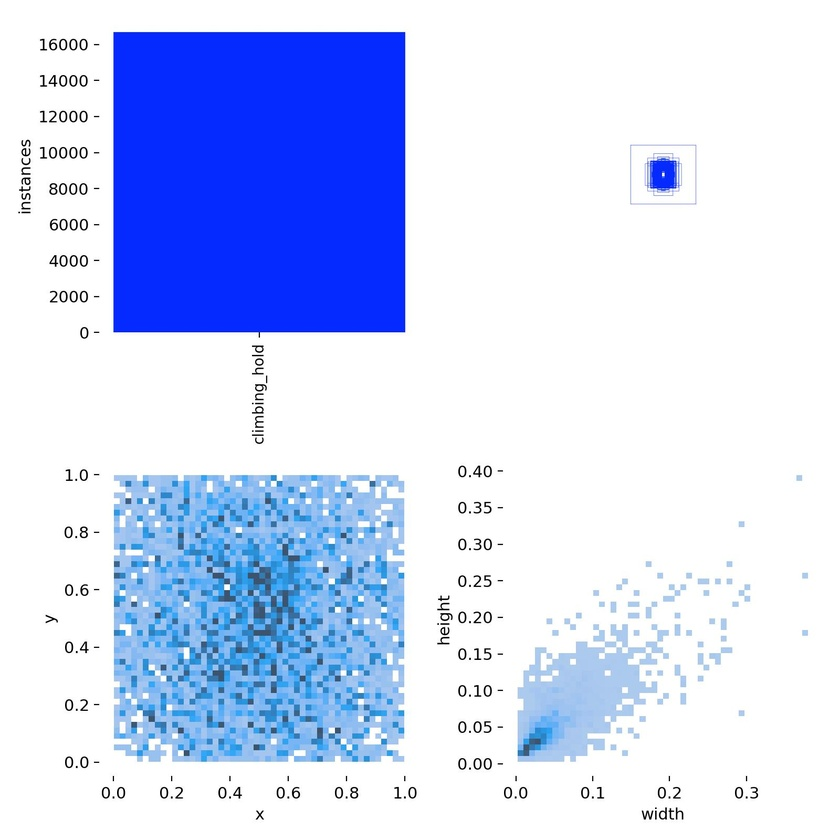
#> input picture Climbing_holds_model/climbing_holds/labels.jpg, 840 x 840 px, shrunk from 1600 x 1600 before the run
$ python path_finder.py ../Climbing_holds_model/climbing_holds/labels.jpg
#> lines starting #> are read from the running program, lines starting #| are printed output that depends on the picture
import os
import cv2
import numpy as np
import matplotlib.pyplot as plt
import matplotlib.patches as mpatches
import networkx as nx
from sklearn.cluster import DBSCAN
from random import randint
from matplotlib.widgets import Slider, Button, TextBox

def load_image_and_boxes(image_path):
    """charge l'image et les boîtes de prise"""
    img = cv2.imread(image_path)
#> img is the input picture: shape (840, 840, 3); mean B, G, R 249.4, 216, 204.1
    img = cv2.cvtColor(img, cv2.COLOR_BGR2RGB)
    height, width, _ = img.shape
#> height = 840; width = 840

    # chercher le fichier d'étiquettes correspondant
    labels_path = image_path.replace('images', 'labels').replace('.jpg', '.txt')

    boxes = []
    if os.path.exists(labels_path):
        with open(labels_path, 'r') as f:
            for line in f:
                parts = line.strip().split()
                class_id = int(parts[0])

                # format YOLO: x_center, y_center, w, h (normalisé)
                x_center, y_center, w, h = map(float, parts[1:5])

                # conversion en coordonnées absolues
                x1 = int((x_center - w/2) * width)
                y1 = int((y_center - h/2) * height)
                x2 = int((x_center + w/2) * width)
                y2 = int((y_center + h/2) * height)

                boxes.append((class_id, x1, y1, x2, y2))

    return img, boxes, height, width

def display_numbered_boxes(img, boxes):
    """affiche les boîtes numérotées pour permettre la sélection"""
    display_img = img.copy()

    # dessiner toutes les boîtes en rouge
    for i, (class_id, x1, y1, x2, y2) in enumerate(boxes):
        # dessiner la boîte
        cv2.rectangle(display_img, (x1, y1), (x2, y2), (255, 0, 0), 2)

        # calculer le centre pour le texte
        center_x = int((x1 + x2) / 2)
        center_y = int((y1 + y2) / 2)

        # ajouter le numéro (index + 1 pour commencer à 1)
        cv2.putText(display_img, str(i), (center_x, center_y),
                   cv2.FONT_HERSHEY_SIMPLEX, 0.7, (255, 255, 255), 2)

    return display_img

# [171 lines left out: functions cluster_boxes, draw_clustered_boxes, find_path, draw_path, not called in this run]

def main(image_path):
    # valeurs par défaut
    eps = 118
    max_reach = 120
    max_limb_separation = 200

    # charger l'image et les boîtes
    img, boxes, height, width = load_image_and_boxes(image_path)
#> boxes = []; height = 840; width = 840

    # afficher les boîtes numérotées pour la sélection
    numbered_img = display_numbered_boxes(img, boxes)

    fig, ax = plt.subplots(figsize=(10, 8))
    plt.subplots_adjust(left=0.1, bottom=0.3)
    ax_img = ax.imshow(numbered_img)
    ax.set_title('Sélectionnez les indices de départ et d\'arrivée')
    ax.axis('off')

    # créer des zones de texte pour les entrées
    ax_foot = plt.axes([0.25, 0.15, 0.1, 0.05])
    foot_box = TextBox(ax_foot, 'Pied départ:', initial='0')

    ax_hand = plt.axes([0.25, 0.08, 0.1, 0.05])
    hand_box = TextBox(ax_hand, 'Main départ:', initial='0')

    ax_finish = plt.axes([0.25, 0.01, 0.1, 0.05])
    finish_box = TextBox(ax_finish, 'Arrivée:', initial='0')

    # paramètres ajustables
    ax_eps = plt.axes([0.5, 0.15, 0.3, 0.03])
    eps_slider = Slider(ax_eps, 'EPS', 50, 300, valinit=eps)

    ax_reach = plt.axes([0.5, 0.10, 0.3, 0.03])
    reach_slider = Slider(ax_reach, 'MAX_REACH', 50, 200, valinit=max_reach)

    ax_sep = plt.axes([0.5, 0.05, 0.3, 0.03])
    sep_slider = Slider(ax_sep, 'MAX_LIMB_SEP', 100, 300, valinit=max_limb_separation)

    # bouton d'application
    ax_apply = plt.axes([0.5, 0.01, 0.1, 0.03])
    apply_button = Button(ax_apply, 'Appliquer')

    # bouton de sortie
    ax_exit = plt.axes([0.7, 0.01, 0.1, 0.03])
    exit_button = Button(ax_exit, 'Quitter')

    path_fig = None

    # [52 lines left out: function update, not called in this run]

    def exit_program(_):
        plt.close('all')

    apply_button.on_clicked(update)
    exit_button.on_clicked(exit_program)

    plt.show()
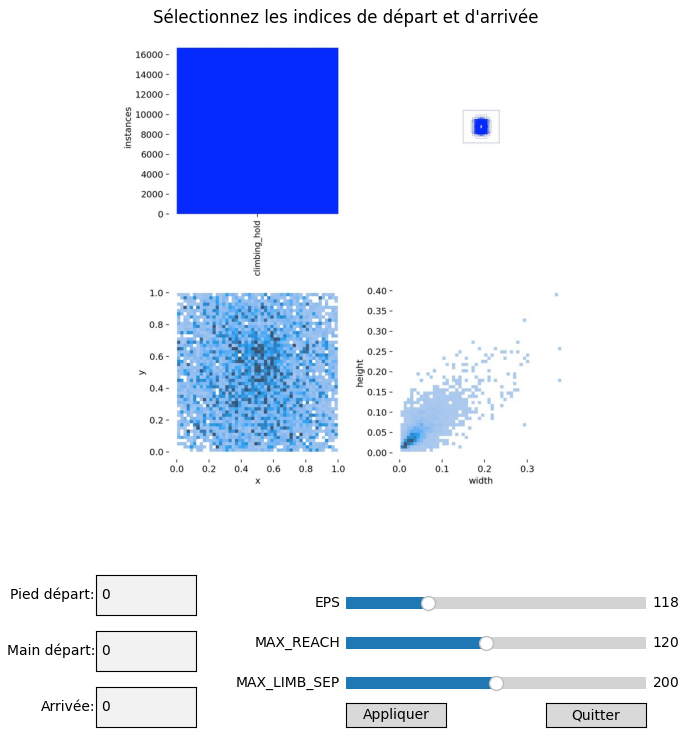
#> figure drawn by matplotlib, 7 panels

if __name__ == '__main__':
    import sys

    if len(sys.argv) != 2:
        print('usage: python path_finder.py <chemin_image>')
        sys.exit(1)

    image_path = sys.argv[1]
    if not os.path.exists(image_path):
        print(f'erreur: l\'image {image_path} n\'existe pas')
        sys.exit(1)

    main(image_path)
